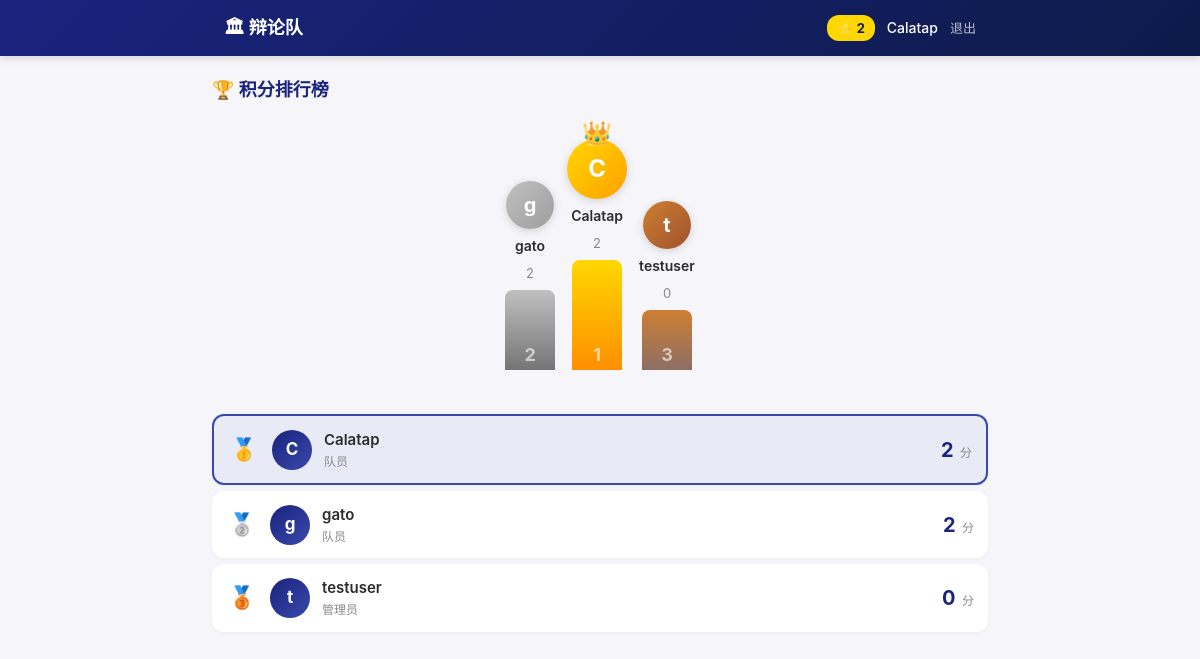
The page /leaderboard (signed in) on the database its author committed.
### models.py (models this page shows, shortened)
class User(UserMixin, db.Model):
    __tablename__ = 'user'
    id = db.Column(db.Integer, primary_key=True)
    username = db.Column(db.String(40), unique=True, nullable=False, index=True)
    password_hash = db.Column(db.String(200), nullable=False)
    display_name = db.Column(db.String(40), nullable=False)
    avatar = db.Column(db.String(200), default='default.svg')
    phone = db.Column(db.String(20))
    role = db.Column(db.String(20), default='member')
    total_points = db.Column(db.Integer, default=0)
    joined_at = db.Column(db.DateTime, default=datetime.utcnow)
    posts = db.relationship('Post', backref='author', lazy='dynamic',
                             cascade='all, delete-orphan')
    checkins = db.relationship('CheckIn', backref='user', lazy='dynamic',
                                cascade='all, delete-orphan')
    learning_records = db.relationship('LearningRecord', backref='user', lazy='dynamic',
                                        cascade='all, delete-orphan')
    points_logs = db.relationship('PointsLog', backref='user', lazy='dynamic',
                                   cascade='all, delete-orphan')

### app.py (the view)
@app.route('/leaderboard')
@login_required
def leaderboard():
    users = User.query.order_by(User.total_points.desc()).all()
    rank = 1
    for u in users:
        u.rank = rank
        rank += 1
    return render_template('leaderboard.html', users=users)

### app.py (called while the page is built)
@login_manager.user_loader
def load_user(user_id):
    return User.query.get(int(user_id))

@app.context_processor
def inject_now():
    return {'now': datetime.utcnow()}

### templates/leaderboard.html (shortened to what this page needs)
{% extends "layout.html" %}
{% block content %}
<div class="leaderboard-page">
    <div class="section-header">
        <h2>&#x1f3c6; 积分排行榜</h2>
    </div>
    {% if users %}
    <div class="podium">
        {% set top3 = users[:3] %}
        {% if top3|length >= 2 %}
        <div class="podium-item second">
            <div class="podium-avatar">{{ top3[1].display_name[0] }}</div>
            <div class="podium-name">{{ top3[1].display_name }}</div>
            <div class="podium-points">{{ top3[1].total_points }}</div>
            <div class="podium-bar" style="height:80px;">2</div>
        </div>
        {% endif %}
        {% if top3|length >= 1 %}
        <div class="podium-item first">
            <div class="podium-crown">&#x1f451;</div>
            <div class="podium-avatar">{{ top3[0].display_name[0] }}</div>
            <div class="podium-name">{{ top3[0].display_name }}</div>
            <div class="podium-points">{{ top3[0].total_points }}</div>
            <div class="podium-bar" style="height:110px;">1</div>
        </div>
        {% endif %}
        {% if top3|length >= 3 %}
        <div class="podium-item third">
            <div class="podium-avatar">{{ top3[2].display_name[0] }}</div>
            <div class="podium-name">{{ top3[2].display_name }}</div>
            <div class="podium-points">{{ top3[2].total_points }}</div>
            <div class="podium-bar" style="height:60px;">3</div>
        </div>
        {% endif %}
    </div>
    <div class="rank-list">
        {% for u in users %}
        <a href="{{ url_for('profile', username=u.username) }}" class="rank-item {% if u.id == current_user.id %}rank-me{% endif %}">
            <div class="rank-number">
                {% if u.rank == 1 %}
                <span class="rank-medal gold">&#x1f947;</span>
                {% elif u.rank == 2 %}
                <span class="rank-medal silver">&#x1f948;</span>
                {% elif u.rank == 3 %}
                <span class="rank-medal bronze">&#x1f949;</span>
                {% else %}
                <span class="rank-num">{{ u.rank }}</span>
                {% endif %}
            </div>
            <div class="rank-avatar">{{ u.display_name[0] }}</div>
            <div class="rank-info">
                <div class="rank-name">{{ u.display_name }}</div>
                <div class="rank-role">{{ u.role == 'admin' and '管理员' or '队员' }}</div>
            </div>
            <div class="rank-points">
                <span class="rank-points-num">{{ u.total_points }}</span>
                <span class="rank-points-label">分</span>
            </div>
        </a>
        {% endfor %}
    </div>
    {% else %}
    <div class="empty-state">
        <div class="empty-icon">&#x1f3c6;</div>
        <h3>还没有队员</h3>
        <p>邀请更多小伙伴加入吧！</p>
    </div>
    {% endif %}
</div>
{% endblock %}

### templates/layout.html (shortened to what this page needs)
<!DOCTYPE html>
<html lang="zh-CN">
<head>
    <link rel="stylesheet" href="{{ url_for('static', filename='css/style.css') }}">
</head>
<body>
    <header class="top-bar">
        <div class="top-inner">
            <a href="{{ url_for('feed') }}" class="logo">&#x1f3db; 辩论队</a>
            {% if current_user.is_authenticated %}
            <div class="top-right">
                <span class="points-badge">&#x2b50; {{ current_user.total_points }}</span>
                <a href="{{ url_for('profile', username=current_user.username) }}" class="user-link">
                    {{ current_user.display_name }}
                </a>
                <a href="{{ url_for('logout') }}" class="logout-link">退出</a>
            </div>
            {% endif %}
        </div>
    </header>
    <main class="main-content">
        {% block content %}{% endblock %}
    </main>
</body>
</html>

### rows shown on the page
User: total_points "2", display_name "Calatap", display_name "C", role "队员"
User: display_name "g", display_name "gato", total_points "2", role "队员"
User: display_name "t", display_name "testuser", total_points "0", role "管理员"
